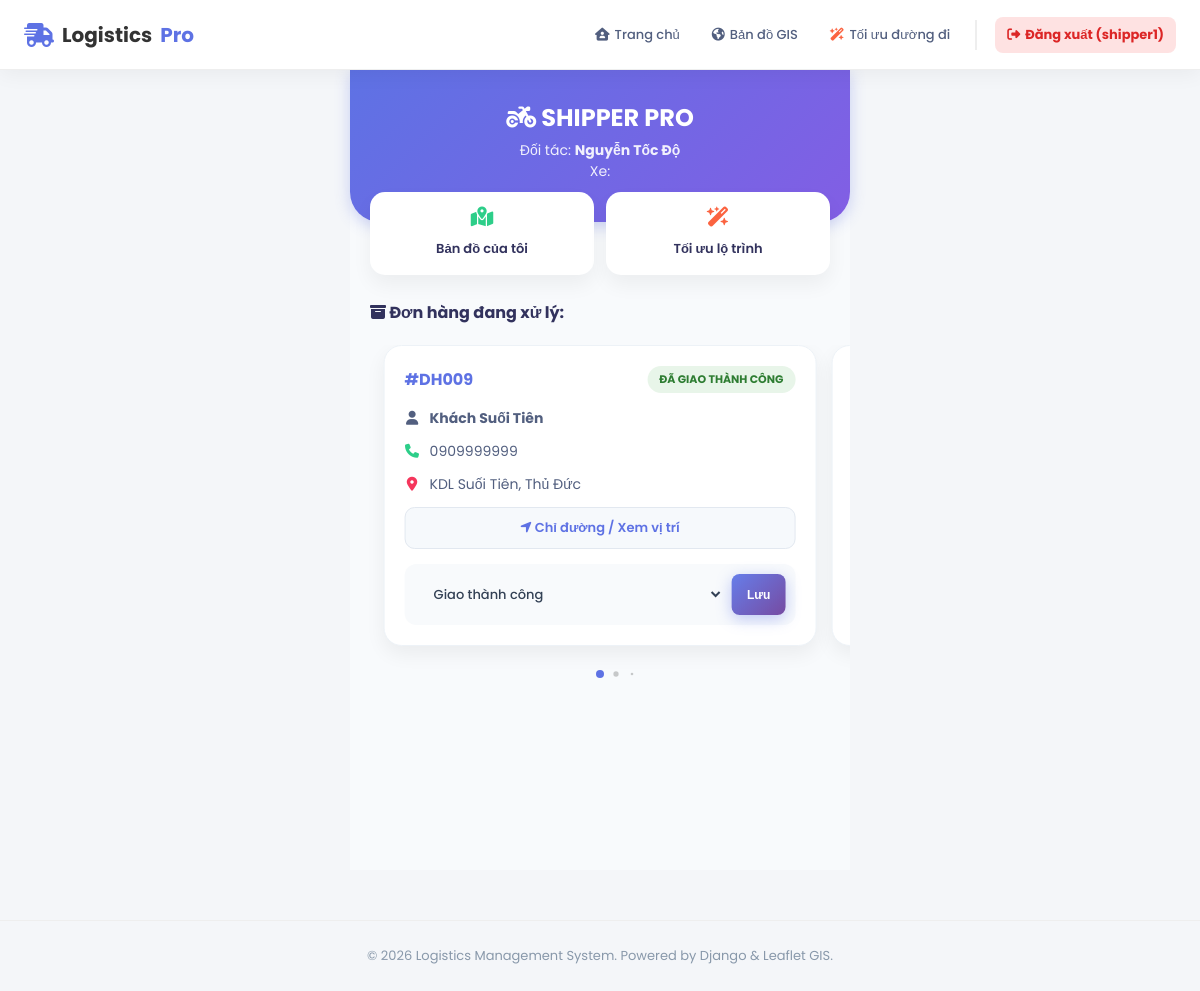
The page /app-shipper/ (signed in) on the database its author committed.
### core/models.py (models this page shows, shortened)
class TaiXe(models.Model):
    user = models.OneToOneField(User, on_delete=models.SET_NULL, null=True, blank=True, verbose_name="Tài khoản đăng nhập")
    ten_tai_xe = models.CharField(max_length=100)
    sdt = models.CharField(max_length=15)
    bien_so = models.CharField(max_length=20)
    loai_xe = models.CharField(max_length=50, choices=[
        ('Xe máy', 'Xe máy'),
        ('Xe tải', 'Xe tải'),
        ('Xe bán tải', 'Xe bán tải')
    ])
    trang_thai = models.CharField(max_length=20, default='Sẵn sàng')
    CA_LAM_CHOICES = [
        ('SANG', 'Ca Sáng (6h - 14h)'),
        ('CHIEU', 'Ca Chiều (14h - 22h)'),
        ('DEM', 'Ca Đêm (22h - 6h)'),
    ]
    ca_lam_viec = models.CharField(max_length=10, choices=CA_LAM_CHOICES, default='SANG', verbose_name="Ca làm việc")
    dang_lam_viec = models.BooleanField(default=False, verbose_name="Đang Online (Chấm công)")
    tong_don_thang_nay = models.IntegerField(default=0, verbose_name="KPI Số đơn/Tháng")
    doanh_thu_tich_luy = models.DecimalField(max_digits=15, decimal_places=0, default=0, verbose_name="Doanh thu tích lũy")

class DonHang(models.Model):
    ma_don = models.CharField(max_length=20, unique=True, blank=True)
    ten_nguoi_nhan = models.CharField(max_length=100)
    dia_chi_nguoi_nhan = models.CharField(max_length=200)
    sdt_nguoi_nhan = models.CharField(max_length=15)
    lat_khach = models.FloatField()
    lng_khach = models.FloatField()
    khoi_luong = models.FloatField(help_text="Đơn vị: kg")
    kho_xuat_phat = models.ForeignKey(KhoHang, on_delete=models.CASCADE)
    tai_xe = models.ForeignKey(TaiXe, on_delete=models.SET_NULL, null=True, blank=True)
    trang_thai = models.CharField(max_length=50, default='Đang xử lý')
    ngay_tao = models.DateTimeField(auto_now_add=True)

### core/views.py (the view)
# urls.py: path('app-shipper/', views.app_shipper, name='app_shipper'),
@login_required(login_url='core:login')
def app_shipper(request):
    if not hasattr(request.user, 'taixe'):
        return redirect('core:home')
    tai_xe = request.user.taixe
    don_hangs = DonHang.objects.filter(tai_xe=tai_xe).order_by('-id')
    return render(request, 'shipper_dashboard.html', {
        'tai_xe': tai_xe,
        'don_hangs': don_hangs
    })

### templates/shipper_dashboard.html (shortened to what this page needs)
{% extends "base.html" %}
{% load static %}
{% block content %}
<link rel="stylesheet" href="https://cdn.jsdelivr.net/npm/swiper@11/swiper-bundle.min.css" />
<div class="mobile-app">
    <div class="app-header">
        <h2 style="margin-bottom: 5px;"><i class="fa-solid fa-motorcycle"></i> SHIPPER PRO</h2>
        <p style="font-size: 14px; opacity: 0.9;">
            Đối tác: <b>{{ tai_xe.ten_tai_xe }}</b><br>
            Xe:
        </p>
    </div>
    <div class="tool-grid">
        <a href="{% url 'core:ban_do_chung' %}" class="tool-card">
            <i class="fa-solid fa-map-location-dot" style="color: #2dce89;"></i>
            <span>Bản đồ của tôi</span>
        </a>
        <a href="{% url 'core:toi_uu' %}" class="tool-card">
            <i class="fa-solid fa-wand-magic-sparkles" style="color: #fb6340;"></i>
            <span>Tối ưu lộ trình</span>
        </a>
    </div>
    <div class="order-section">
        <h4 style="color: #32325d; margin-bottom: 20px; padding: 0 20px;">
            <i class="fa-solid fa-box-archive"></i> Đơn hàng đang xử lý:
        </h4>
        <div class="swiper mySwiper">
            <div class="swiper-wrapper">
                {% for don in don_hangs %}
                <div class="swiper-slide">
                    <div class="order-card">
                        <div style="display: flex; justify-content: space-between; align-items: center; margin-bottom: 15px;">
                            <span class="order-id">#{{ don.ma_don }}</span>
                            <span class="badge-status {% if don.trang_thai == 'ĐÃ GIAO THÀNH CÔNG' %}status-success{% else %}status-shipping{% endif %}">
                                {{ don.trang_thai }}
                            </span>
                        </div>
                        <div class="info-row">
                            <i class="fa-solid fa-user"></i>
                            <span><b>{{ don.ten_nguoi_nhan }}</b></span>
                        </div>
                        <div class="info-row">
                            <i class="fa-solid fa-phone" style="color: #2dce89;"></i>
                            <a href="tel:{{ don.sdt_nguoi_nhan }}" style="text-decoration: none; color: inherit;">{{ don.sdt_nguoi_nhan }}</a>
                        </div>
                        <div class="info-row">
                            <i class="fa-solid fa-location-dot" style="color: #f5365c;"></i>
                            <span>{{ don.dia_chi_nguoi_nhan }}</span>
                        </div>
                        <a href="{% url 'core:chi_tiet' don.ma_don %}" class="btn-map-single">
                            <i class="fa-solid fa-location-arrow"></i> Chỉ đường / Xem vị trí
                        </a>
                        <form action="{% url 'core:shipper_cap_nhat' don.id %}" method="POST">
                            <div class="update-box">
                                <select name="trang_thai">
                                    <option value="ĐÃ GIAO THÀNH CÔNG" {% if don.trang_thai == 'ĐÃ GIAO THÀNH CÔNG' %}selected{% endif %}>Giao thành công</option>
                                </select>
                                <button type="submit" class="btn-submit" style="padding: 8px 15px; font-size: 12px; border: none; background: #5e72e4; color: white; border-radius: 8px; cursor: pointer;">
                                    Lưu
                                </button>
                            </div>
                        </form>
                    </div>
                </div>
                {% endfor %}
            </div>
            <div class="swiper-pagination"></div>
        </div>
        </div>
</div>
{% endblock %}

### templates/base.html (shortened to what this page needs)
{% load static %}
<!DOCTYPE html>
<html lang="vi">
<head>
    <link rel="stylesheet" href="https://cdnjs.cloudflare.com/ajax/libs/font-awesome/6.4.0/css/all.min.css">
</head>
<body>
    <nav class="navbar">
        <a href="{% url 'core:home' %}" class="nav-brand">
            <i class="fa-solid fa-truck-fast"></i>
            Logistics<span style="color: #5e72e4;">Pro</span>
        </a>
       <ul class="nav-links">
            <li class="nav-item">
                {% if user.is_authenticated and user.taixe %}
                    <a href="{% url 'core:app_shipper' %}"><i class="fa-solid fa-house-user"></i> Trang chủ </a>
                {% else %}
                    <a href="{% url 'core:home' %}"><i class="fa-solid fa-house"></i> Trang chủ</a>
                {% endif %}
            </li>
            {% if user.is_authenticated %}
                <li class="nav-item">
                    <a href="{% url 'core:ban_do_chung' %}">
                        <i class="fa-solid fa-earth-americas"></i> Bản đồ GIS
                    </a>
                </li>
                <li class="nav-item">
                    <a href="{% url 'core:toi_uu' %}">
                        <i class="fa-solid fa-wand-magic-sparkles" style="color: #fb6340;"></i> Tối ưu đường đi
                    </a>
                </li>
                <li style="border-left: 2px solid #eee; height: 30px; margin: 0 5px;"></li>
                <li class="nav-item" style="margin-left: 5px;">
                    <a href="{% url 'core:logout' %}" style="background: #fee2e2; color: #dc2626; font-weight: bold;">
                        <i class="fa-solid fa-right-from-bracket"></i> Đăng xuất ({{ user.username }})
                    </a>
                </li>
            {% endif %}
        </ul>
    </nav>
    <main style="min-height: 80vh; padding: 20px;">
        {% block content %}
        {% endblock %}
    </main>
    <footer class="footer">
        &copy; 2026 Logistics Management System. Powered by Django & Leaflet GIS.
    </footer>
    <link href="https://cdn.jsdelivr.net/npm/select2@4.1.0-rc.0/dist/css/select2.min.css" rel="stylesheet" />
</body>
</html>

### templates/base.html (style rules this page uses)
* { margin: 0; padding: 0; box-sizing: border-box; }
body { font-family: 'Poppins', sans-serif; background-color: #f4f6f9; color: #333; }
.navbar { background: rgba(255, 255, 255, 0.95); backdrop-filter: blur(10px); height: 70px; display: flex; justify-content: space-between; align-items: center; padding: 0 2%; position: sticky; top: 0; z-index: 1000; box-shadow: 0 4px 20px rgba(0,0,0,0.05); border-bottom: 1px solid #eee; }
.nav-brand { font-size: 20px; font-weight: 700; color: #333; text-decoration: none; display: flex; align-items: center; gap: 8px; margin-right: 15px; }
.nav-brand i { color: #5e72e4; font-size: 24px; }
.nav-links { display: flex; gap: 8px; list-style: none; align-items: center; flex-wrap: nowrap; }
.nav-item a { text-decoration: none; color: #525f7f; font-weight: 500; font-size: 13px; transition: all 0.3s ease; display: flex; align-items: center; gap: 5px; padding: 8px 12px; border-radius: 8px; white-space: nowrap; }
input[type="text"], input[type="password"], input[type="number"], input[type="email"], input[type="tel"], select, textarea, .form-control { border: 2px solid #e2e8f0; border-radius: 10px; padding: 10px 15px; font-size: 14px; transition: all 0.3s; background-color: #f8fafc; color: #334155; outline: none; font-family: inherit; }
.btn-primary, .btn-submit { background: linear-gradient(135deg, #667eea 0%, #764ba2 100%) !important; border: none; border-radius: 10px; padding: 12px 25px; font-weight: 600; box-shadow: 0 4px 15px rgba(102, 126, 234, 0.4); color: white; transition: all 0.3s; cursor: pointer; display: inline-flex; align-items: center; justify-content: center; gap: 8px; }
.footer { text-align: center; padding: 25px; color: #8898aa; font-size: 13px; margin-top: 50px; border-top: 1px solid #eee; }

### templates/shipper_dashboard.html (style rules this page uses)
main { padding: 0 !important; }
.mobile-app { max-width: 500px; margin: 0 auto; background: #f8fafc; min-height: 100vh; padding-bottom: 50px; }
.app-header { background: linear-gradient(135deg, #5e72e4 0%, #825ee4 100%); color: white; padding: 30px 20px 40px 20px; border-radius: 0 0 30px 30px; text-align: center; box-shadow: 0 4px 15px rgba(94, 114, 228, 0.3); }
.tool-grid { display: grid; grid-template-columns: 1fr 1fr; gap: 12px; padding: 0 20px; margin-top: -30px; position: relative; z-index: 10; }
.tool-card { background: white; padding: 15px; border-radius: 15px; text-align: center; text-decoration: none; box-shadow: 0 10px 20px rgba(0,0,0,0.05); transition: 0.3s; }
.tool-card i { font-size: 20px; margin-bottom: 8px; display: block; }
.tool-card span { font-size: 13px; font-weight: 600; color: #32325d; }
.order-section { padding: 25px 0; }
.swiper { width: 100%; padding-bottom: 40px; }
.swiper-slide { height: auto; }
.order-card { background: white; border-radius: 18px; padding: 20px; margin: 0; height: 100%; box-shadow: 0 8px 20px rgba(0,0,0,0.06); border: 1px solid #edf2f7; }
.order-id { color: #5e72e4; font-weight: 700; font-size: 16px; }
.badge-status { padding: 5px 12px; border-radius: 20px; font-size: 11px; font-weight: 700; text-transform: uppercase; }
.status-success { background: #e8f5e9; color: #2e7d32; }
.info-row { display: flex; align-items: flex-start; gap: 10px; margin: 12px 0; font-size: 14px; color: #525f7f; }
.info-row i { margin-top: 3px; width: 15px; text-align: center; }
.btn-map-single { background: #f6f9fc; color: #5e72e4; display: block; text-align: center; padding: 10px; border-radius: 10px; text-decoration: none; font-weight: 600; font-size: 13px; margin-bottom: 15px; border: 1px solid #e2e8f0; }
.update-box { display: flex; gap: 8px; background: #f8fafc; padding: 10px; border-radius: 12px; }
.update-box select { flex: 1; border: none; background: transparent; font-size: 13px; font-weight: 500; outline: none; }

### rows shown on the page
TaiXe: ten_tai_xe "Nguyễn Tốc Độ"
DonHang: ma_don "DH009", trang_thai "ĐÃ GIAO THÀNH CÔNG", ten_nguoi_nhan "Khách Suối Tiên", sdt_nguoi_nhan "0909999999", dia_chi_nguoi_nhan "KDL Suối Tiên, Thủ Đức", trang_thai "Giao thành công"

### other values the page prints
{{ user.username }} "shipper1"
